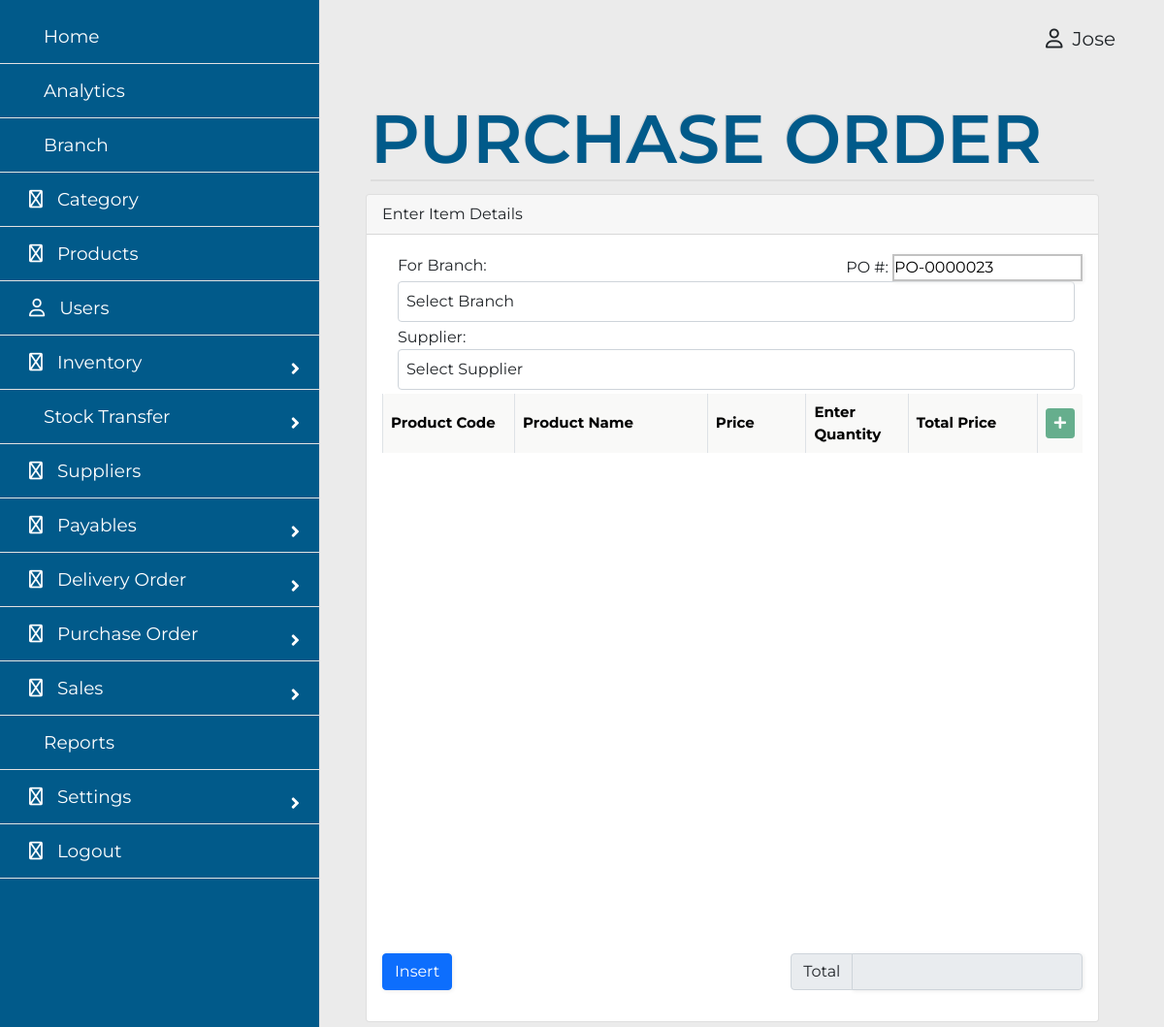
Page /admin/purchaseorder.php (signed in) on the earlier database version.
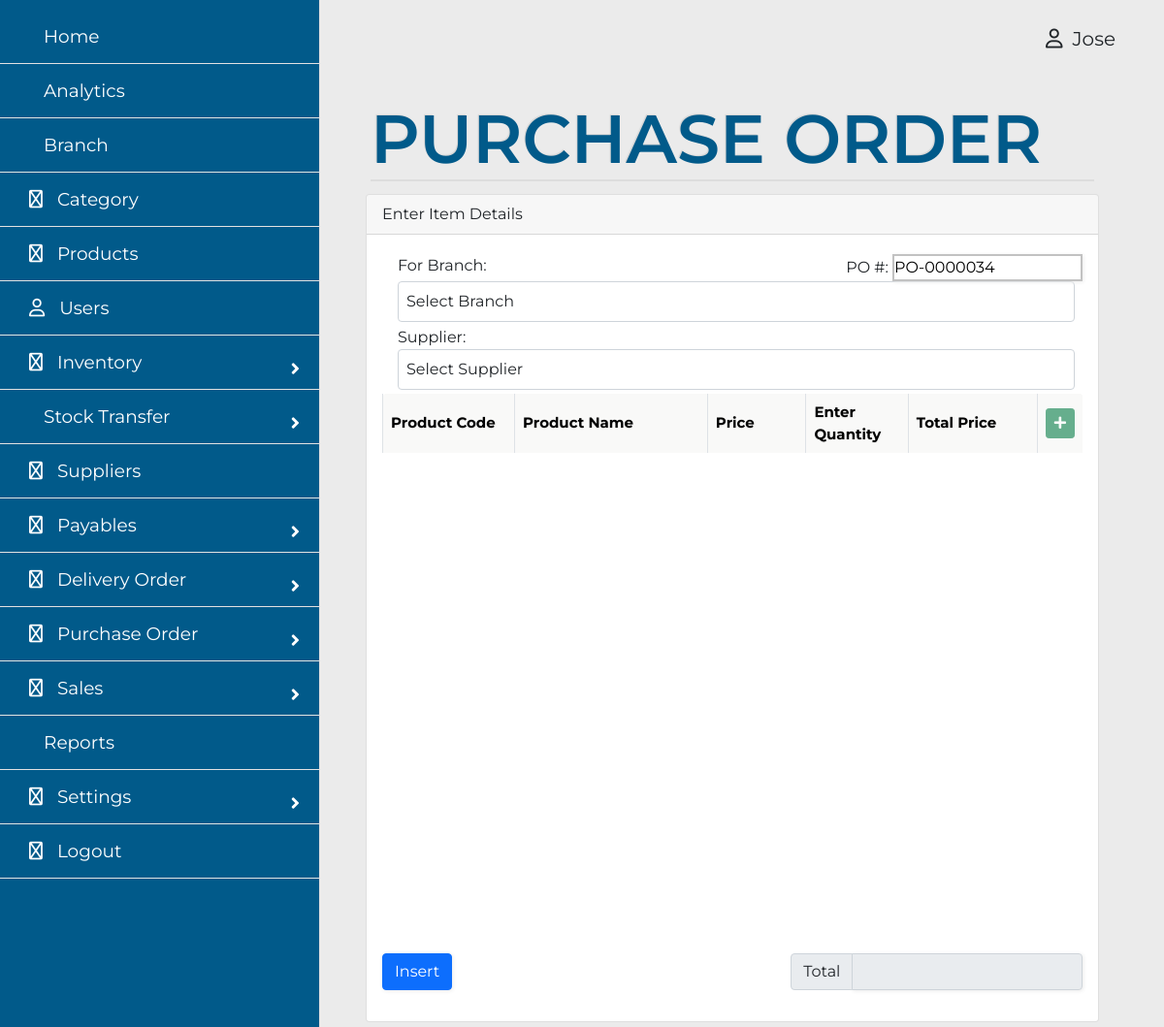
Same page on the later database version.
### tables this page shows
CREATE TABLE `tblpurchaseorder` (
  `id` varchar(20) NOT NULL,
  `branchid` varchar(20) NOT NULL,
  `supplierid` varchar(20) NOT NULL,
  `total` decimal(20,2) DEFAULT NULL,
  `userid` varchar(20) NOT NULL,
  `date` date NOT NULL DEFAULT current_timestamp(),
  `active` tinyint(1) NOT NULL
);

### actions/adddata.php (called while the page is built, shortened)
<?php
	function createId(string $tblName) {
		switch ($tblName) {
			case 'tblpurchaseorder':
				$index = "PO-";
				break;
		}
		$db = new DbConnect;
		$conn = $db->connect();
		$stmt = $conn->prepare("SELECT * FROM ".$tblName." ORDER BY id DESC LIMIT 1");
		$stmt->execute();
		$items = $stmt->fetchAll(PDO::FETCH_ASSOC);
		foreach ($items as $item) {
			 $lastid = $item['id'];
		}
		if (empty($items)) {
			$number = $index . "0000001";
		} else {
			$idd = str_replace($index,"",$lastid);
			$id = str_pad($idd + 1, 7, 0, STR_PAD_LEFT);
			$number = $index . $id;
		}
		return $number;
	}
 ?>

### admin/purchaseorder.php (the view, shortened to what the changed rows need)
<?php
include '../actions/adddata.php';
?>
<!DOCTYPE html>
<html>
	<head>
		<link rel="stylesheet" href="../admin/assets/style.css">
		<link rel="stylesheet" href="https://pro.fontawesome.com/releases/v6.0.0-beta3/css/all.css" type="text/css">
		<link href="https://cdn.jsdelivr.net/npm/bootstrap@5.0.2/dist/css/bootstrap.min.css" rel="stylesheet">
		<link rel="stylesheet" href="https://cdn.jsdelivr.net/npm/bootstrap-select@1.14.0-beta2/dist/css/bootstrap-select.min.css">
		<link rel="stylesheet" href="https://pro.fontawesome.com/releases/v5.10.0/css/all.css"/>
	</head>
<body>
    <div class="main">
		<div class="container">
			<div class="card">
				<div class="card-body">
					<form method="post" id="insert_form">
						<div class="table-repsonsive">
							<table class="table table-bordered" id="item_table" style="max-height: 150px; overflow-y: scroll !important;">
							<div class="float-end">
								<label for="po_number">PO #:</label>
								<input type="text" name="po_number" class="input-field" value="<?php echo createId('tblpurchaseorder'); ?>" readonly>
							</div>
								<thead style=" display: block; ">
								<tr>
									<th width="20%">Product Code</th>
									<th width="30%">Product Name</th>
									<th width="15%">Price</th>
									<th width="15%">Enter Quantity</th>
									<th width="30%">Total Price</th>
									<th><button type="button" name="add" class="btn btn-success btn-sm add"><i class="fas fa-plus"></i></button></th>
								</tr>
								</thead>
							</table>
							</div>
						</div>
				</div>
			</div>
		</div>
	</body>
</html>

Differences in the rows shown:
no longer on this page (row edited): tblpurchaseorder: po_number "PO-0000023"
added tblpurchaseorder: po_number "PO-0000034"
